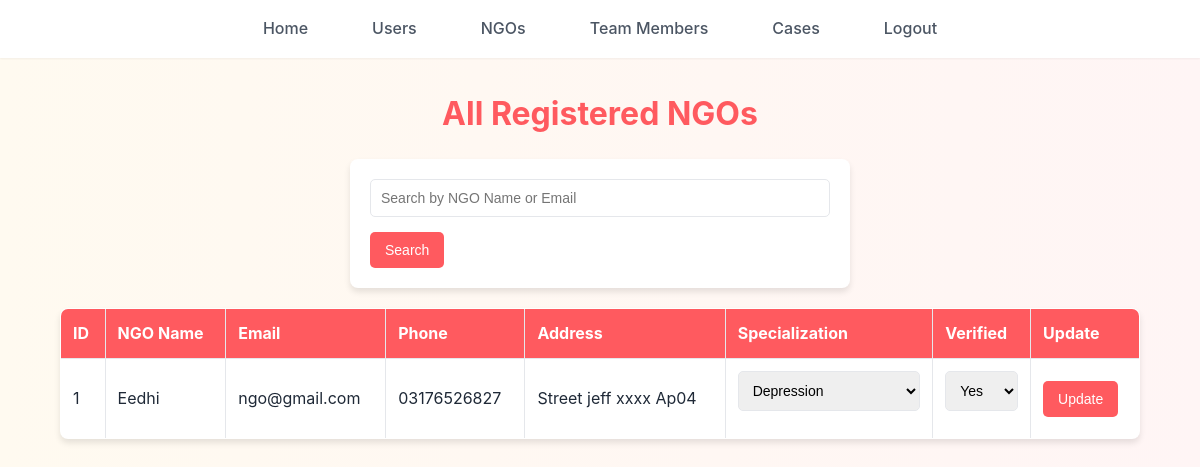
/admin/admin_view_ngos.php (signed in), run on the app's committed database.
### tables this page shows
CREATE TABLE `ngos` (
  `ngo_id` int(11) NOT NULL,
  `ngo_name` varchar(200) NOT NULL,
  `email` varchar(150) NOT NULL,
  `password` varchar(255) NOT NULL,
  `phone` varchar(20) DEFAULT NULL,
  `address` text DEFAULT NULL,
  `specialization` enum('Depression','Family Issues','Marital Issues','General Counseling','Rehabilitation') NOT NULL,
  `is_verified` tinyint(1) DEFAULT 0,
  `created_at` timestamp NOT NULL DEFAULT current_timestamp()
);

### admin/admin_view_ngos.php (the view, shortened to what this page needs)
<?php
include "config.php";
$searchQuery = "";
$ngos = mysqli_query($conn,
    "SELECT * FROM ngos $searchQuery ORDER BY ngo_id DESC"
);
?>
<!DOCTYPE html>
<html>
<head>
    <link rel="stylesheet" href="../CSS/style.css">
</head>
<body>
<?php include('navbar.php'); ?>
<div>
    <h2>All Registered NGOs</h2>
    <form method="get">
        <input type="text" name="search" placeholder="Search by NGO Name or Email"
            value="<?php echo isset($_GET['search']) ? htmlspecialchars($_GET['search']) : ''; ?>">
        <button type="submit">Search</button>
    </form>
    <?php if (mysqli_num_rows($ngos) > 0) { ?>
        <table border="1" cellpadding="8" cellspacing="0">
            <tr>
                <th>ID</th>
                <th>NGO Name</th>
                <th>Email</th>
                <th>Phone</th>
                <th>Address</th>
                <th>Specialization</th>
                <th>Verified</th>
                <th>Update</th>
            </tr>
            <?php while ($ngo = mysqli_fetch_assoc($ngos)) { ?>
            <tr>
                <td><?php echo $ngo['ngo_id']; ?></td>
                <td><?php echo htmlspecialchars($ngo['ngo_name']); ?></td>
                <td><?php echo htmlspecialchars($ngo['email']); ?></td>
                <td><?php echo htmlspecialchars($ngo['phone']); ?></td>
                <td><?php echo htmlspecialchars($ngo['address']); ?></td>
                <form method="post">
                    <td>
                        <select name="specialization">
                            <option value="Depression" <?php if($ngo['specialization']=="Depression") echo "selected"; ?>>Depression</option>
                        </select>
                    </td>
                    <td>
                        <select name="is_verified">
                            <option value="1" <?php if($ngo['is_verified']==1) echo "selected"; ?>>Yes</option>
                        </select>
                    </td>
                    <td>
                        <button type="submit" name="update_ngo">Update</button>
                    </td>
                </form>
            </tr>
            <?php } ?>
        </table>
    <?php } ?>
</div>
</body>
</html>

### CSS/style.css (style rules this page uses)
:root { --primary-color: #ff5a5f; --primary-hover: #e14d52; --secondary-color: #ffcc00; --secondary-hover: #e6b800; --text-primary: #1f2937; --text-secondary: #4b5563; --bg-primary: #ffffff; --bg-secondary: #fdf2f2; --border-color: #e5e7eb; --shadow-sm: 0 1px 2px rgba(0, 0, 0, 0.05); --shadow-md: 0 4px 6px rgba(0, 0, 0, 0.1); --shadow-lg: 0 10px 15px rgba(0, 0, 0, 0.15); }
* { margin: 0; padding: 0; box-sizing: border-box; }
body { font-family: 'Inter', sans-serif; background: linear-gradient(to right, #fffaf0, #fff5f5); color: var(--text-primary); line-height: 1.6; }
h1, h2, h3, h4, h5, h6 { margin-top: 30px; font-weight: 700; text-align: center; margin-bottom: 1rem; color: var(--primary-color); }
h2 { font-size: 2rem; }
form { max-width: 500px; margin: 20px auto; padding: 20px; background: var(--bg-primary); border-radius: 8px; box-shadow: var(--shadow-md); }
input, select, textarea { width: 100%; padding: 10px; border: 1px solid var(--border-color); border-radius: 5px; margin-bottom: 15px; font-size: 14px; }
input[type="submit"], button { background: var(--primary-color); color: white; border: none; padding: 10px 15px; font-size: 14px; cursor: pointer; border-radius: 5px; transition: all 0.3s ease; }
table { width: 90%; margin: 20px auto; border-collapse: collapse; background: var(--bg-primary); box-shadow: var(--shadow-md); border-radius: 8px; overflow: hidden; }
th, td { padding: 12px; border: 1px solid var(--border-color); text-align: left; }
th { background: var(--primary-color); color: white; }

### data on the page
ngos: ngo_id "1", ngo_name "Eedhi", email "ngo@gmail.com", phone "03176526827", address "Street jeff xxxx Ap04", specialization "Depression", is_verified "Yes"
